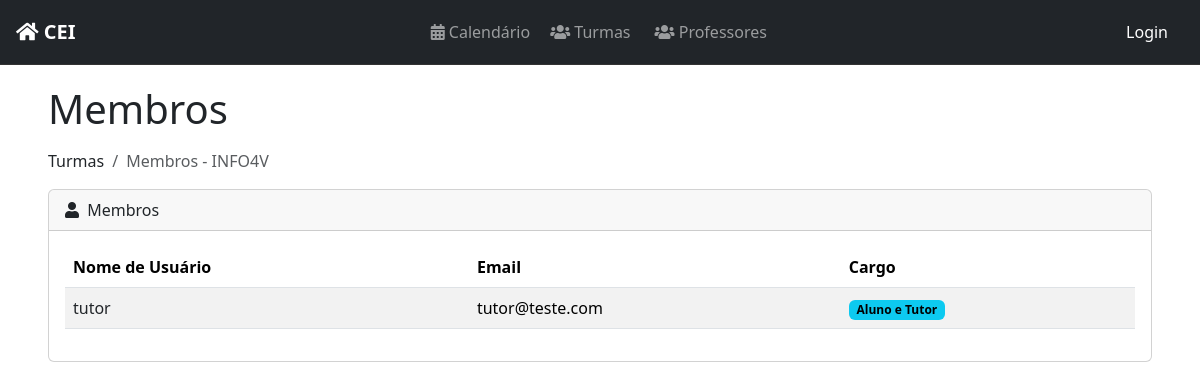
Page /turma/2/ on the earlier database version.
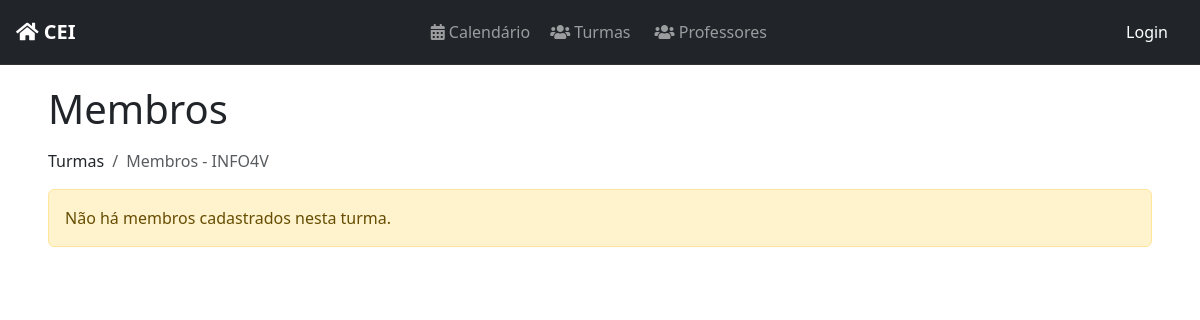
Same page on the later database version.
### profiles/models.py (models this page shows, shortened)
class CustomUser(AbstractUser):
    id = models.BigAutoField(primary_key=True)
    turma = models.ForeignKey('classes.Turma', on_delete=models.SET_NULL, blank=True, null=True, related_name='customuser_set')
    @property
    def cargo(self):
        if self.groups.filter(name="Tutor").exists():
            return "Aluno e Tutor"
        elif self.groups.filter(name="Discente").exists():
            return "Aluno"
        elif self.groups.filter(name="Docente").exists():
            return "Professor"
        elif self.groups.filter(name="Administrador").exists():
            return "Administrador"
        return "Indefinido"

### classes/views.py (the view)
# urls.py: path('turma/<int:pk>/', TurmaMembersView.as_view(), name='turma_members'),
class TurmaMembersView(DetailView):
    model = Turma
    template_name = 'classes/listar_membros.html'
    context_object_name = 'turma'
    def get_context_data(self, **kwargs):
        context = super().get_context_data(**kwargs)
        context['is_servidor'] = self.request.user.groups.filter(name="Administrador").exists() or self.request.user.groups.filter(name="Docente").exists()
        context['is_admin'] = self.request.user.groups.filter(name="Administrador").exists()
        turma = self.object
        group_name = f"{turma.nome}_{turma.serie}_{turma.turno}_{turma.curso}"
        group = Group.objects.filter(name=group_name).first()
        context['members'] = group.user_set.all() if group else []
        return context

### tasks/context_processors.py (called while the page is built)
def user_in_discente(request):
    if request.user.is_authenticated:
        return {'user_in_discente': request.user.groups.filter(name="Discente").exists()}
    return {'user_in_discente': False}

### classes/templates/classes/listar_membros.html (shortened to what this page needs)
{% extends 'base.html' %}
{% load static %}
{% block content %}
<div class="container-fluid">
    <h1 class="mb-3">Membros</h1>
    <ol class="breadcrumb mb-3">
        <li class="breadcrumb-item active"><a href="{% url 'lista-turmas' %}" class="text-decoration-none text-dark">Turmas</a></li>
        <li class="breadcrumb-item active">Membros - {{ turma.nome }}</li>
    </ol>
    {% if members %}
        <div class="card">
            <div class="card-header">
                <i class="fas fa-user me-1"></i>
                Membros
            </div>
            <div class="card-body">
                <div class="table-responsive">
                    <table id="membersTable" class="table table-striped table-hover">
                        <thead>
                            <tr>
                                <th>Nome de Usuário</th>
                                <th>Email</th>
                                <th>Cargo</th>
                            </tr>
                        </thead>
                        <tbody>
                            {% for member in members %}
                            <tr>
                                <td>
                                    <a {% if is_servidor %} href="{% url 'user_detail' member.id %}" {% endif %} class="text-decoration-none text-dark">
                                        {{ member.username }}
                                    </a>
                                </td>
                                <td>{{ member.email }}</td>
                                <td>
                                    {% if member.cargo == "Aluno e Tutor" %}
                                        <span class="badge text-bg-info">Aluno e Tutor</span>
                                    {% elif member.cargo == "Aluno" %}
                                        <span class="badge text-bg-secondary">Aluno</span>
                                    {% else %}
                                        <span class="badge text-bg-primary">{{ member.cargo }}</span>
                                    {% endif %}
                                </td>
                            </tr>
                            {% endfor %}
                        </tbody>
                    </table>
                </div>
            </div>
        </div>
    {% else %}
        <div class="alert alert-warning" role="alert">
            Não há membros cadastrados nesta turma.
        </div>
    {% endif %}
</div>
{% endblock %}
{% block scripts %}
<link href="{% static 'css/style.min.css' %}" rel="stylesheet"/>
{% endblock %}

Differences in the rows shown:
removed CustomUser: username "tutor", email "tutor@teste.com", shows "Aluno e Tutor"
Other differences:
text no longer shown: "Membros Nome de Usuário Email Cargo"
text now shown: "Não há membros cadastrados nesta turma."
